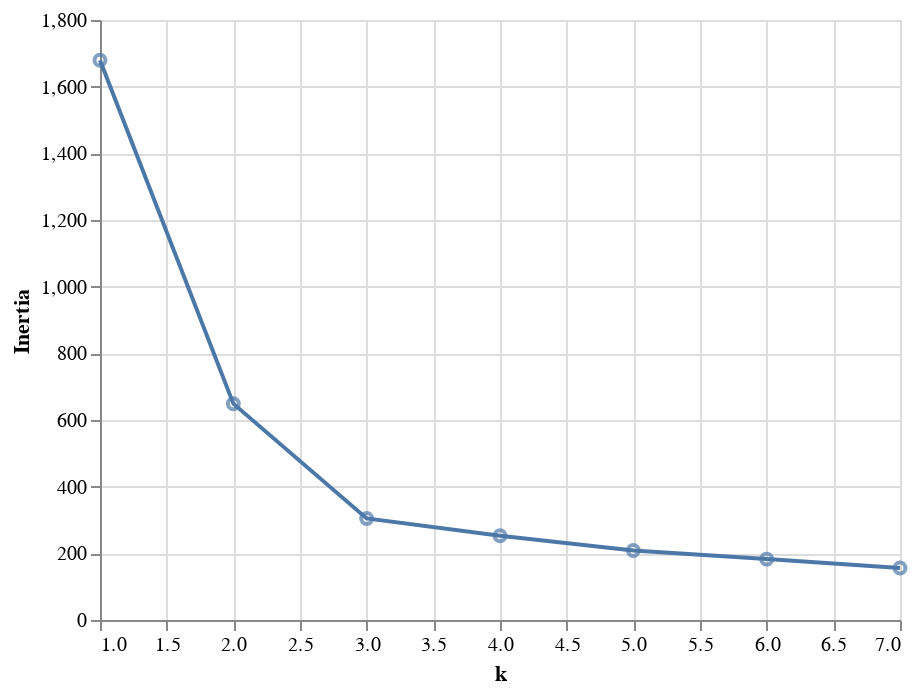

This figure's notebook cell:
### Code cell
line = alt.Chart(result_df).mark_line().encode(
    x = 'k',
    y = 'Inertia')

points = alt.Chart(result_df).mark_point().encode(
    x = 'k',
    y = 'Inertia')

line + points

### Figure 1 — Vega-Lite specification as saved in the notebook (floating-point values rounded to 4 significant figures)
{"config": {"view": {"continuousWidth": 400, "continuousHeight": 300}}, "layer": [{"mark": "line", "encoding": {"x": {"type": "quantitative", "field": "k"}, "y": {"type": "quantitative", "field": "Inertia"}}}, {"mark": "point", "encoding": {"x": {"type": "quantitative", "field": "k"}, "y": {"type": "quantitative", "field": "Inertia"}}}], "data": {"name": "data-6ef62527c59bce7220015e60e2ca617e"}, "$schema": "https://vega.github.io/schema/vega-lite/v4.8.1.json", "datasets": {"data-6ef62527c59bce7220015e60e2ca617e": [{"k": 1, "Inertia": 1679.0}, {"k": 2, "Inertia": 649.0}, {"k": 3, "Inertia": 304.6}, {"k": 4, "Inertia": 252.5}, {"k": 5, "Inertia": 208.4}, {"k": 6, "Inertia": 182.7}, {"k": 7, "Inertia": 155.8}]}}
